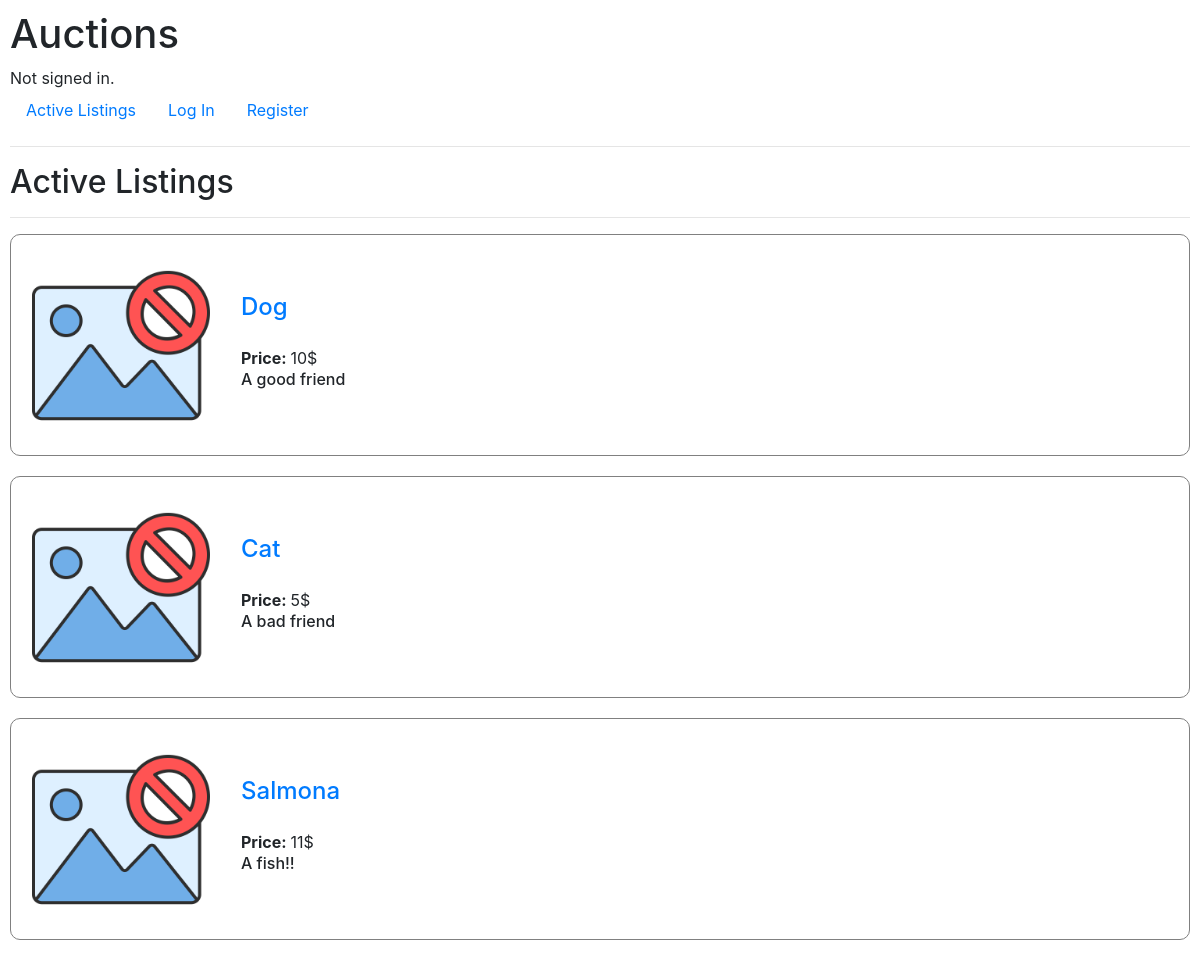
The page / on the database its author committed.
### auctions/models.py (models this page shows)
class Listing(models.Model):
    title = models.CharField(max_length=64)
    description = models.TextField()
    starting_bid = models.PositiveIntegerField()
    image_url = models.CharField(max_length=500)
    category = models.ForeignKey(Category, on_delete=models.SET_NULL, null=True, blank=True, related_name="listings")
    creator = models.ForeignKey(User, on_delete=models.CASCADE, related_name="created_listings")
    winner = models.ForeignKey(User, on_delete=models.CASCADE, blank=True, null=True)

### auctions/views.py (the view)
# urls.py: path("", views.index, name="index"),
def index(request):
    return render(request, "auctions/index.html", {
        "listings": Listing.objects.filter(winner=None)
    })

### auctions/templates/auctions/index.html
{% extends "auctions/layout.html" %}
{% block body %}
    <h2>Active Listings</h2>
    <hr>
    {% for listing in listings %}
        <div class="listing">
            <img src="{{ listing.image_url }}">
            <div class="listing-info">
                <a href="{% url 'listing' listing_id=listing.id %}"><h3>{{ listing.title }}</h3></a><br>
                <p><b>Price: </b>{{ listing.starting_bid }}$</p>
                <p><h6>{{ listing.description }}</h6></p>
            </div>
        </div>
    {% endfor %}
{% endblock %}

### auctions/static/auctions/styles.css (style rules this page uses)
body { padding: 10px; }
.listing { display: flex; border: 1px solid grey; border-radius: 10px; margin-bottom: 20px; padding: 10px; flex-direction: row; align-items: center; }
.listing img { width: 200px; height: 200px; object-fit: cover; margin-right: 20px; }
.listing-info { flex: 1; }
.listing h3 { margin: 0; font-size: 24px; }
.listing p { margin: 0; font-size: 16px; }

### rows shown on the page
Listing: image_url (picture), title "Dog", starting_bid "10", description "A good friend"
Listing: image_url (picture), title "Cat", starting_bid "5", description "A bad friend"
Listing: image_url (picture), title "Salmona", starting_bid "11", description "A fish!!"
